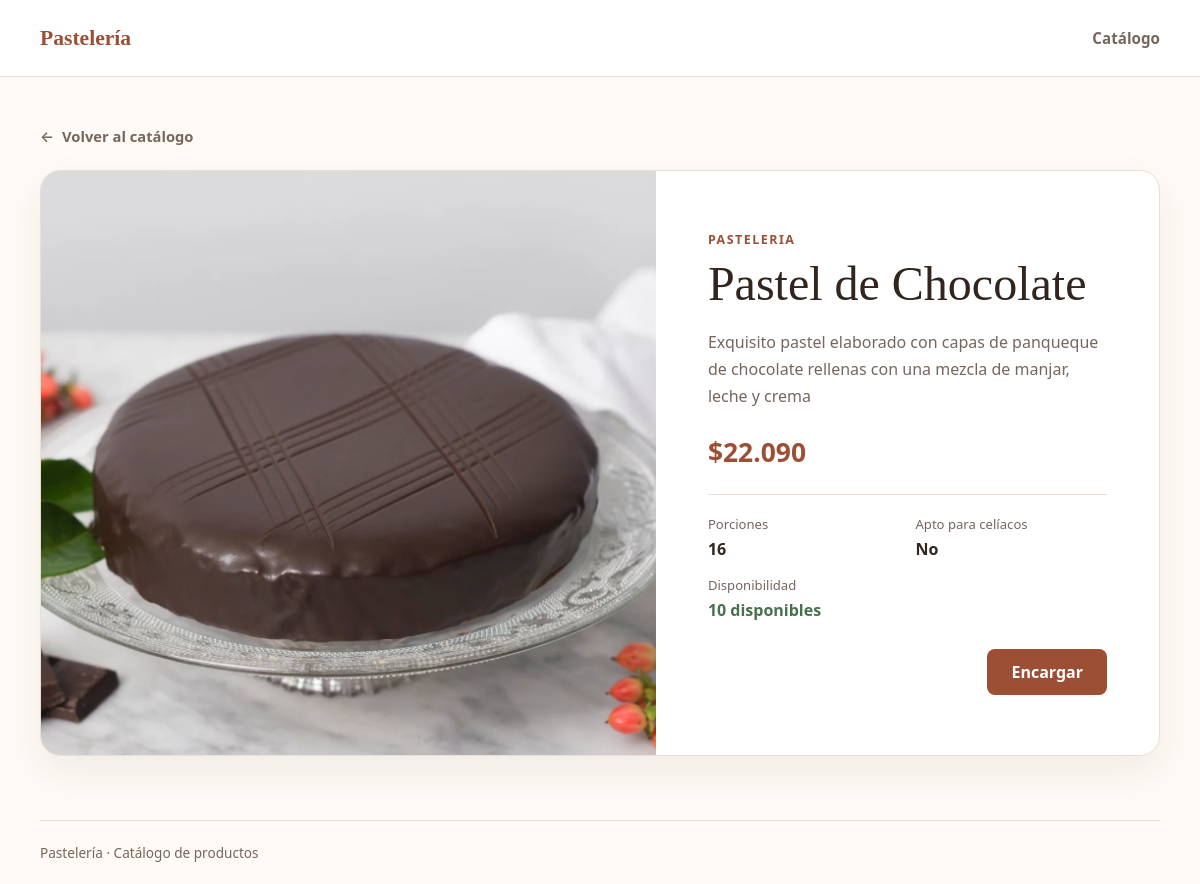
Page /producto/1/ on the earlier database version.
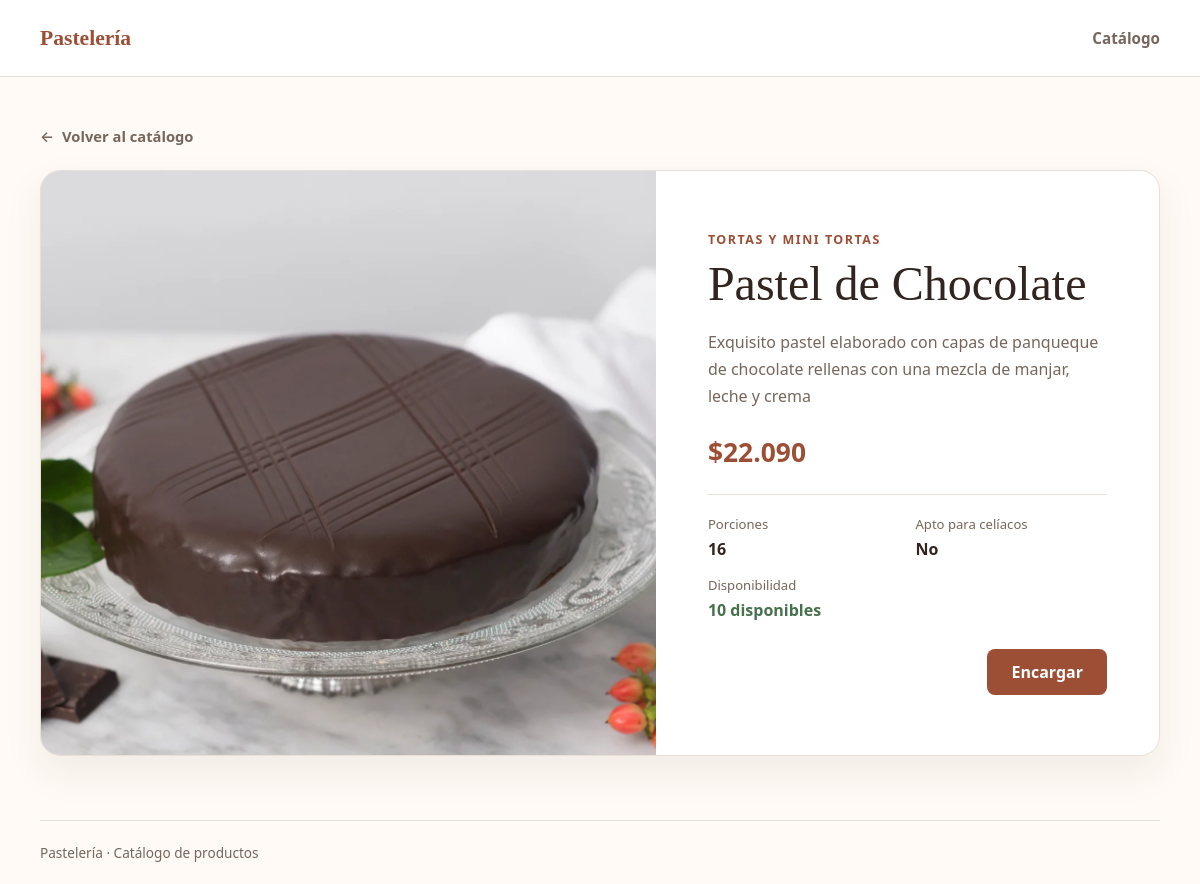
Same page on the later database version.
### pasteleria/models.py (models this page shows, shortened)
class Producto(models.Model):
    Linea = models.ForeignKey(
        Linea,
        on_delete=models.CASCADE
    )
    nombre = models.CharField(max_length=30)
    descripcion = models.TextField()
    imagen = models.ImageField(upload_to='productos/', null=True, blank=True)
    porciones = models.SmallIntegerField()
    aptoceliacos = models.BooleanField(default=False)
    stock = models.SmallIntegerField()
    precio = models.IntegerField()
    disponibleparaventa = models.BooleanField()

class Linea(models.Model):
    nombre = models.CharField(max_length=30)
    class Meta:
        constraints = [
            models.UniqueConstraint(
                Lower(Trim('nombre')), name='linea_nombre_unico',
                violation_error_message='Ya existe una línea con este nombre.',
            ),
        ]

### pasteleria/views.py (the view)
# urls.py: path('producto/<int:producto_id>/', views.detalle, name='detalle'),
def detalle(request, producto_id):
    producto = get_object_or_404(
        Producto, id=producto_id, disponibleparaventa=True
    )
    return render(request, 'detalle.html', {'producto': producto})

### pasteleria/templatetags/catalogo.py (called while the page is built)
@register.filter
def pesos_chilenos(value):
    return f"${int(value):,}".replace(",", ".")

### templates/detalle.html (shortened to what this page needs)
{% extends 'base.html' %}
{% load catalogo %}
{% block content %}
<a class="back-link" href="{% url 'catalogo' %}"><span aria-hidden="true">←</span> Volver al catálogo</a>
<article class="product-detail">
    <div class="detail-visual">
        {% if producto.imagen %}
            <img class="detail-image" src="{{ producto.imagen.url }}" alt="{{ producto.nombre }}">
        {% else %}
            <div class="image-placeholder" role="img" aria-label="Imagen no disponible para {{ producto.nombre }}">Imagen próximamente</div>
        {% endif %}
    </div>
    <div class="detail-content">
        <p class="eyebrow">{{ producto.Linea.nombre }}</p>
        <h1>{{ producto.nombre }}</h1>
        <p class="description">{{ producto.descripcion }}</p>
        <p class="price">{{ producto.precio|pesos_chilenos }}</p>
        <dl class="details-list">
            <div>
                <dt>Porciones</dt>
                <dd>{{ producto.porciones }}</dd>
            </div>
            <div>
                <dt>Apto para celíacos</dt>
                <dd>{% if producto.aptoceliacos %}Sí{% else %}No{% endif %}</dd>
            </div>
            <div>
                <dt>Disponibilidad</dt>
                <dd class="availability">{% if producto.stock > 0 %}{{ producto.stock }} disponible{{ producto.stock|pluralize:"s" }}{% else %}<span style="color: red; font-weight: bold;">Agotado por hoy</span>{% endif %}</dd>
            </div>
        </dl>
        <div class="detail-actions">
            {% if producto.stock > 0 %}
                <a class="order-button" href="{% url 'encargar' producto.id %}">Encargar</a>
            {% endif %}
        </div>
    </div>
</article>
{% endblock %}

Differences in the rows shown:
changed through a linked row, Producto "Pastel de Chocolate": Linea.nombre "PASTELERIA" → "TORTAS Y MINI TORTAS"
